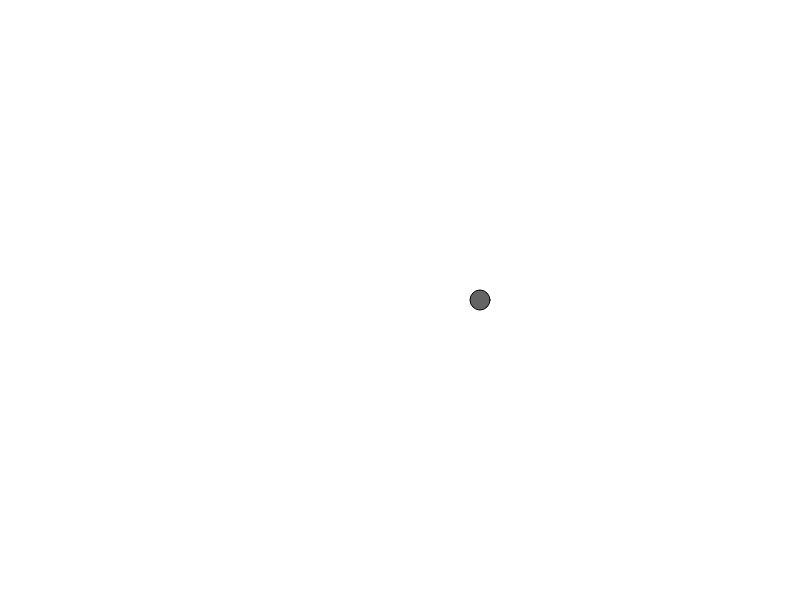
Frame 1 (no input)
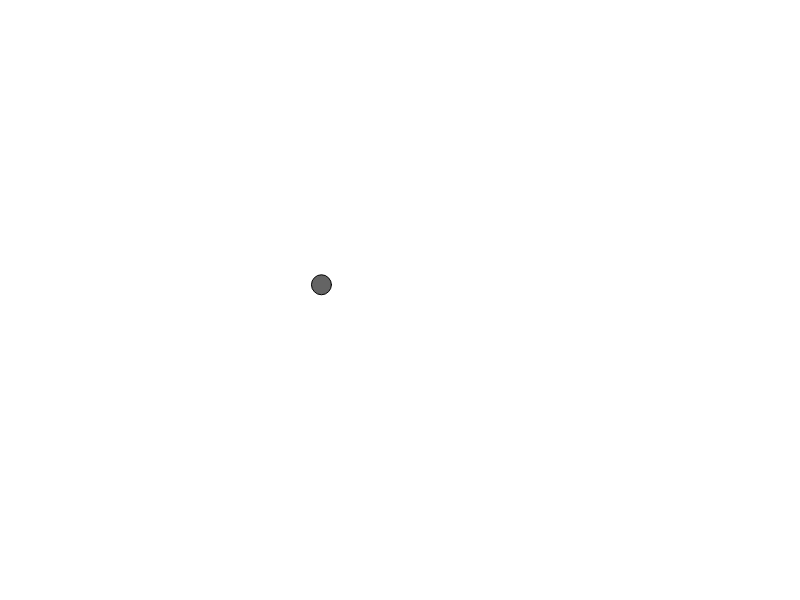
Frame 60 (no input)
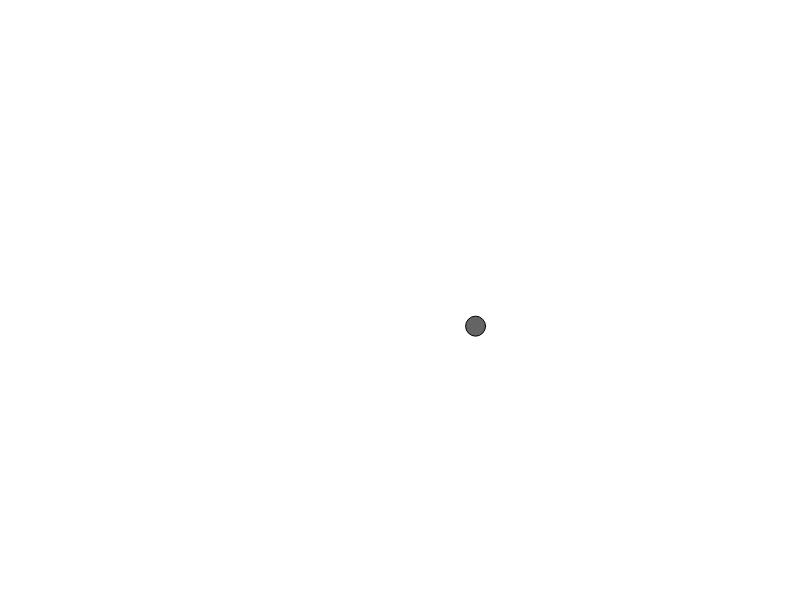
Frame 120 (the mouse pressed at the canvas centre since frame 60)

The p5.js sketch that drew these frames (run headless with seeded random() and noise() and a simulated clock; from frame 60 on, the mouse is pressed at the canvas centre):

// p5.js sketch
// ── sketch.js

var newA;
var radius;

function setup() {
    createCanvas(800, 600);
    newA = 0;
    radius = 80;
}


function draw() {
    background("white");

    fill(100);
    ellipse(xRot(newA), yRot(newA), 20, 20); //mercury
    newA -= 0.05;
    rad = 80;

    

}

function xRot(a) {
    var newXRot = width / 2 + cos(a) * radius;
    return newXRot;
}

function yRot(a) {
    var newYRot = height / 2 + sin(a) * radius;
    return newYRot;
}
